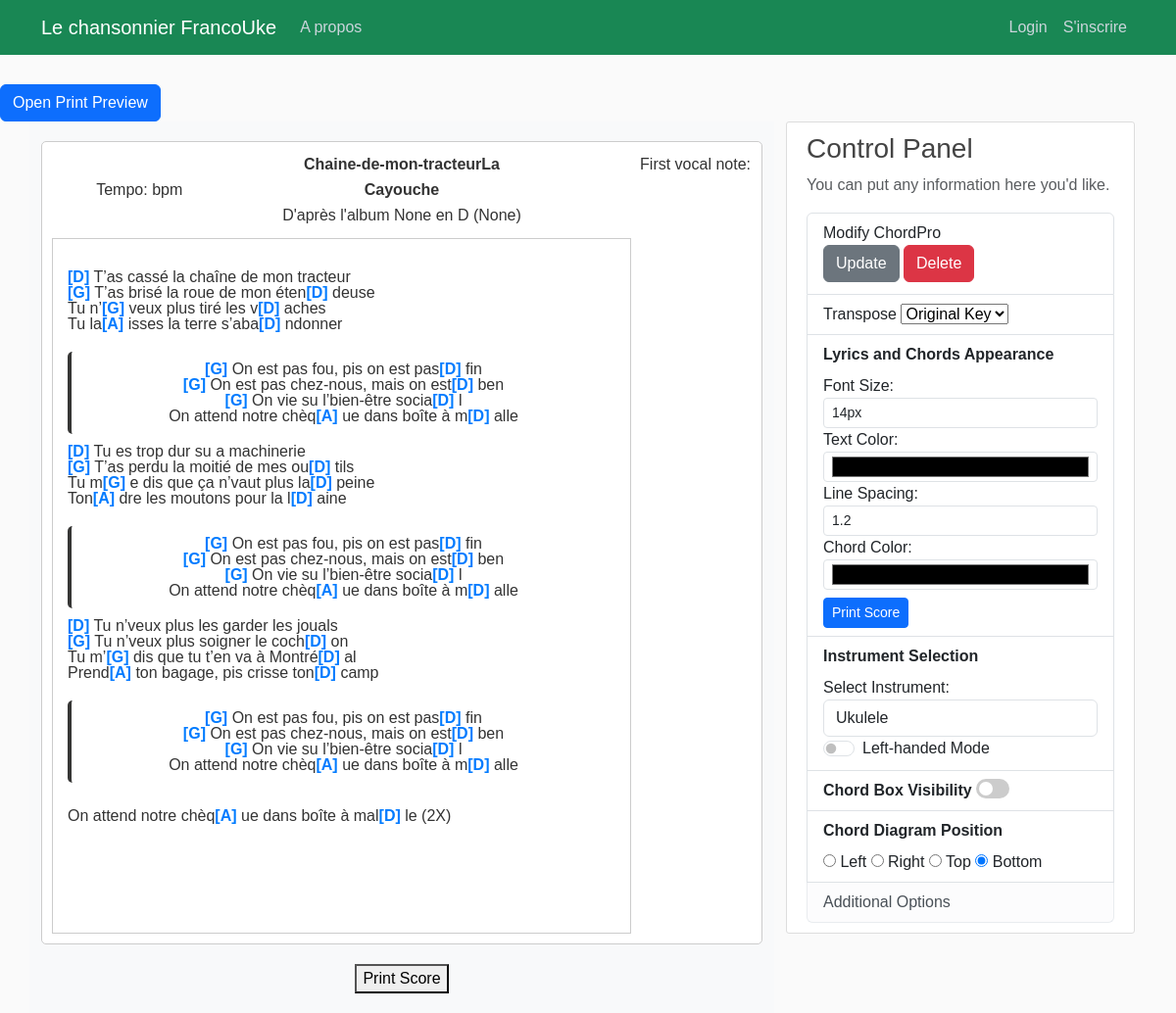
The app's page /score/277/, older data.
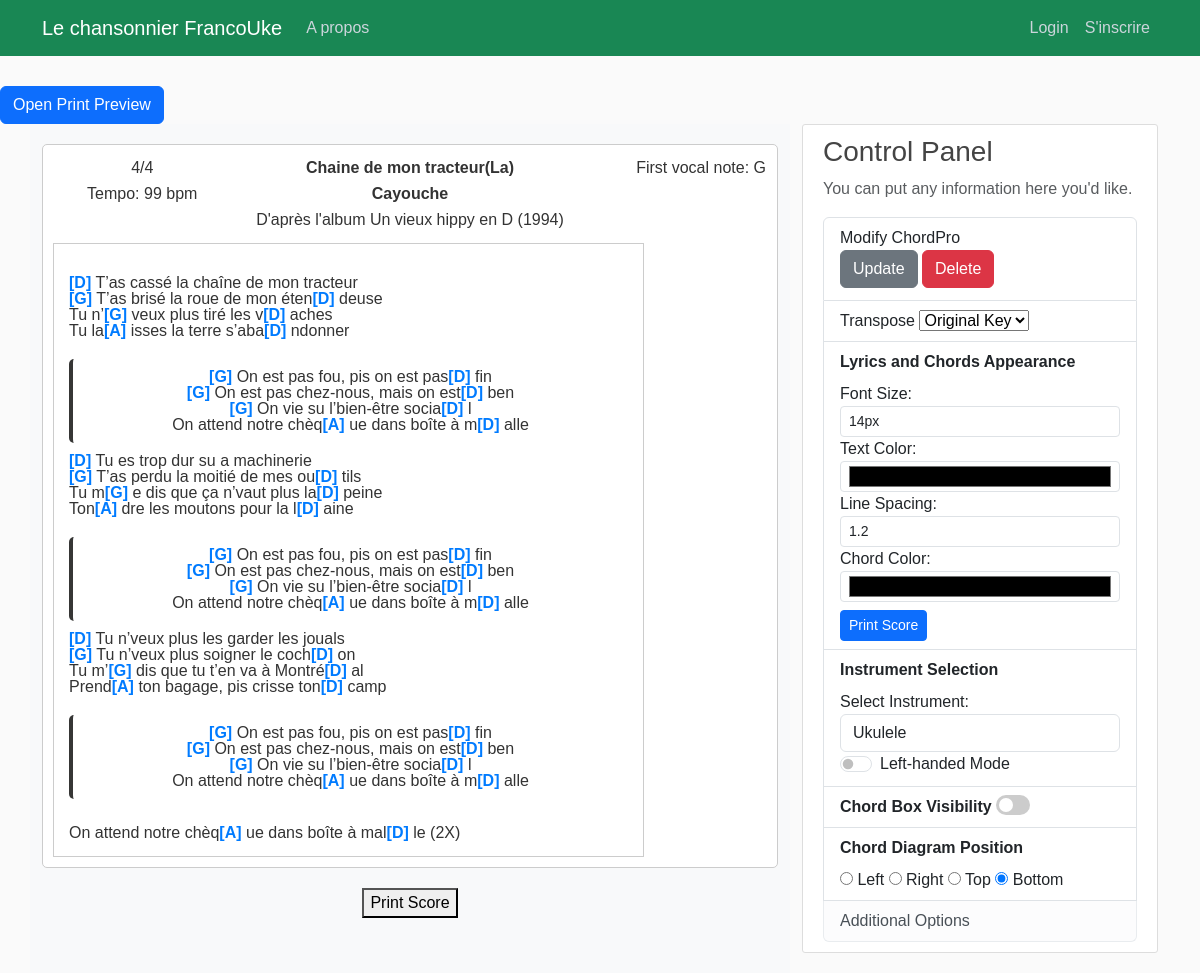
The same page, newer data.
### songbook/models.py (models this page shows, shortened)
class Song(models.Model):
    songTitle = models.CharField(max_length=100, blank=True, null=True)
    songChordPro = models.TextField()  # Original
    lyrics_with_chords = models.JSONField(null=True, blank=True)
    metadata = models.JSONField(blank=True, null=True)  # Stores metadata as JSON
    date_posted = models.DateField(default=timezone.now)
    contributor = models.ForeignKey(User, on_delete=models.CASCADE)

### songbook/views.py (the view)
# urls.py: path('score/<int:pk>/', ScoreView.as_view(),name='score'),
class ScoreView(DetailView):
    model = Song
    template_name = 'songbook/song_simplescore.html'  # Temporary template for experiments
    context_object_name = 'score'
    def get_context_data(self, **kwargs):
        context = super().get_context_data(**kwargs)
        context['experiment'] = "This is a test for the new score view"
        return context

### songbook/templates/songbook/song_simplescore.html (shortened to what this page needs)
{% load static %}
<!DOCTYPE html>
<html lang="en">
<head>
<link href="https://cdn.jsdelivr.net/npm/bootstrap@5.3.3/dist/css/bootstrap.min.css" rel="stylesheet">
<link rel="stylesheet" type="text/css" href="{% static 'songbook/main.css' %}">
<link rel="stylesheet" href="{% static 'songbook/css/song_simplescore.css' %}">
</head>
<body>
    <header class="site-header">
        {% include "partials/_navbar.html" %}
      </header>
      <button type="button" class="btn btn-primary mt-3" data-bs-toggle="modal" data-bs-target="#printPreviewModal">
        Open Print Preview
    </button>
      <main role="main" class="container">
        <div class="row">
            <div class="col-8 bg-light">
                <div id="printableScore" style="background-color:#FFF; padding: 10px; border: 1px solid #ccc; border-radius: 5px; max-width: 800px; margin: 20px auto;">
                    <table id="song_header" table table-borderless style="padding: 1;">
                        <tbody>
                            <tr style="height:fit-content;">
                                <td class="col-sm-3">{{ score.metadata.timeSignature }}</td>
                                <td class="col-sm-6" style="text-align: center; font-weight: bolder;">{{ score.songTitle }}</td>
                                <td class="col-sm-3" style="text-align: right;">First vocal note: {{ score.metadata.1stnote }}</td>
                            </tr>
                            <tr>
                                <td class="col-sm-3">Tempo: {{ score.metadata.tempo }} bpm</td>
                                <td class="col-sm-6" style="text-align: center; font-weight: bolder;">{{ score.metadata.artist }}</td>
                                <td class="col-sm-3"></td>
                            </tr>
                            <tr>
                                <td colspan="3" style="text-align: center; " id="recording">D'après l'album {{ score.metadata.album }} en {{ score.metadata.key }} ({{ score.metadata.year }})</td>
                            </tr>
                        </tbody>
                    </table>
                <div id="lyrics-and-chords" class="row">
                    <div class="col-10">
                        <div id="lyrics-container" class="lyrics-container">
                            <div id="song-content"></div>
                        </div>
                    </div>
                </div>
            </div>
        <button onclick="printDiv('printableScore')" style="display: block; margin: 20px auto;">Print Score</button>
        </div>
            <div class="col-4">
                {% include "partials/_control_panel.html" %}
            </div>
        </div>
    </main>
</body>
</html>

### songbook/templates/partials/_navbar.html (shortened to what this page needs)
<nav class="navbar navbar-expand-md navbar-dark bg-success fixed-top">
    <div class="container">
      <a class="navbar-brand mr-4" href="{% url 'songbook-home' %}">Le chansonnier FrancoUke</a>
      <div class="collapse navbar-collapse" id="navbarToggle">
        <div class="navbar-nav mr-auto">
          <a class="nav-item nav-link" href="{% url 'songbook-about' %}">A propos</a>
        </div>
        <div class="navbar-nav ms-auto">
        {% if user.is_authenticated %}
        <a class="nav-item nav-link" href="{% url 'song-create' %}">Nouvelle Chanson</a>
          <a class="nav-item nav-link" href="{% url 'logout' %}">Logout</a>
        {% else %}
          <a class="nav-item nav-link" href="{% url 'login' %}">Login</a>
          <a class="nav-item nav-link" href="{% url 'register' %}">S'inscrire</a>
        {% endif %}
        </div>
      </div>
    </div>
  </nav>

### songbook/templates/partials/_control_panel.html (shortened to what this page needs)
{% load static %}
<div class="content-section">
    <h3>Control Panel</h3>
    <p class='text-muted'>You can put any information here you'd like.
      <ul class="list-group">
        <li class="list-group-item list-group-item-heavy">Modify ChordPro<div>
          <a class="btn btn-secondary btn-sm-mt-1 mb-1" href ="{% url 'song-update' object.id %}">Update</a>
          <a class="btn btn-danger btn-sm-mt-1 mb-1" href ="{% url 'song-delete' object.id %}">Delete</a>
        </div>
        </li>
        <li class="list-group-item list-group-item-heavy">Transpose
          <select id="transpose-select" onchange="transposeSong(this.value)">
            <option value="0">Original Key</option>
        </select>
        </li>
        <li class="list-group-item list-group-item-heavy">
          <strong>Lyrics and Chords Appearance</strong>
          <div class="control-panel mt-2">
              <label for="fontSize">Font Size:</label>
              <select id="fontSize" onchange="updateStyle('fontSize', this.value)" class="form-control form-control-sm">
                  <option value="14px">14px</option>
              </select>
              <label for="textColor">Text Color:</label>
              <input type="color" id="textColor" onchange="updateStyle('color', this.value)" class="form-control form-control-sm">
              <label for="lineSpacing">Line Spacing:</label>
              <select id="lineSpacing" onchange="updateStyle('lineHeight', this.value)" class="form-control form-control-sm">
                  <option value="1.2">1.2</option>
              </select>
              <label for="chordColor">Chord Color:</label>
              <input type="color" id="chordColor" onchange="updateChordStyle()" class="form-control form-control-sm">
              <button onclick="printDiv('printableScore')" class="btn btn-primary btn-sm mt-2">Print Score</button>
          </div>
      </li>
      <li class="list-group-item list-group-item-heavy">
          <strong>Instrument Selection</strong>
          <div class="control-panel mt-2">
              <label for="instrument-selector">Select Instrument:</label>
              <select id="instrument-selector" class="form-control">
                  <option value="ukulele" selected>Ukulele</option>
              </select>
          </div>
          <div class="form-check form-switch">
            <input class="form-check-input" type="checkbox" id="isLeftyToggle" onchange="updateLeftyMode()">
            <label class="form-check-label" for="isLeftyToggle">Left-handed Mode</label>
        </div>
      </li>
      <li class="list-group-item list-group-item-heavy">
          <strong>Chord Box Visibility</strong>
          <label class="switch">
              <span class="slider round"></span>
          </label>
      </li>
      <li class="list-group-item list-group-item-heavy">
          <strong>Chord Diagram Position</strong>
          <form id="layout-form" class="mt-2">
              <label>
                  <input type="radio" name="diagram-position" value="left"> Left
              </label>
              <label>
                  <input type="radio" name="diagram-position" value="right"> Right
              </label>
              <label>
                  <input type="radio" name="diagram-position" value="top"> Top
              </label>
              <label>
                  <input type="radio" name="diagram-position" value="bottom" checked> Bottom
              </label>
          </form>
      </li>
      <li class="list-group-item list-group-item-light">Additional Options</li>
  </ul>
</div>

### songbook/static/songbook/main.css (style rules this page uses)
body { background: #fafafa; color: #333333; margin-top: 5rem; }
h1, h2, h3, h4, h5, h6 { color: #444444; }
ul { margin: 0; }
.site-header .navbar-nav .nav-link { color: #cbd5db; }
.content-section { background: #ffffff; padding: 10px 20px; border: 1px solid #dddddd; border-radius: 3px; margin-bottom: 20px; }
#fontSize, #textColor, #lineSpacing, #chordColor, #chordWeight { margin-right: 10px; }
.lyrics-container { line-height: 1.0; }

### songbook/static/songbook/song_simplescore.css (style rules this page uses)
body { font-family: Arial, sans-serif; padding-top: 70px; margin: 0; }
#song_header { width: 100%; border-collapse: collapse; margin-bottom: 10px; }
#song_header td { padding: 1px; text-align: center; border: 0px solid #ddd; background-color: #fff; }
#song_header td[colspan="3"] { text-align: center; }
#chord-container, .lyrics-container { border: 1px solid #ccc; padding: 5px; background-color: #f9f9f9; }
.lyrics-container { background-color: #fff; padding: 15px; flex-grow: 1; transition:all 0.3 ease; }
.row > div:not(.lyrics-container) { text-align: left; }
.navbar { margin-bottom: 20px; }
#recording { text-align: center; }
.switch { position: relative; display: inline-block; width: 34px; height: 20px; }
.slider { position: absolute; cursor: pointer; top: 0; left: 0; right: 0; bottom: 0; background-color: #ccc; transition: .4s; border-radius: 20px; }
.slider:before { position: absolute; content: ""; height: 14px; width: 14px; left: 3px; bottom: 3px; background-color: white; transition: .4s; border-radius: 50%; }

Row changes from the older to the newer data that the page shows:
changed Song "Cayouche": metadata.timeSignature (not shown) → "4/4"; songTitle "Chaine-de-mon-tracteurLa" → "Chaine de mon tracteur(La)"; metadata.1stnote (not shown) → "G"; metadata.tempo (not shown) → "99"; metadata.album "None" → "Un vieux hippy"; metadata.year "None" → "1994"
